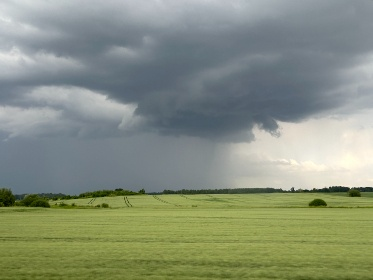
#> input picture InHouseModelTraining/Classification/Images/Unsorted/NotWater/NotWater_scenery_0.jpg, 373 x 280 px
$ python -i visual_metrics.py   (imports and definitions only)   (older library calls are emulated)
#> lines starting #> are read from the running program, lines starting #| are printed output that depends on the picture; after the words box and inside, x2 and y2 are one past the last pixel; in counts of white or black regions, pixels touching at a corner belong together
from __future__ import annotations

from typing import Dict

import numpy as np
from PIL import Image, ImageFilter

try:
    import cv2  # type: ignore

    _HAS_CV2 = True
except Exception:  # pragma: no cover
    cv2 = None
    _HAS_CV2 = False

REFERENCE_COLOR = np.array([140, 180, 200], dtype=np.float32)  # light aqua baseline


def _to_rgb_array(img: Image.Image) -> np.ndarray:
    return np.array(img.convert("RGB"))


def _edge_density(gray: np.ndarray) -> float:
    if _HAS_CV2:
        edges = cv2.Canny(gray, 50, 150)
    else:
        edges = np.array(Image.fromarray(gray).filter(ImageFilter.FIND_EDGES))
    density = float(np.count_nonzero(edges)) / (edges.size) * 100.0
    return float(np.clip(density, 0.0, 100.0))


def _sharpness_variance(gray: np.ndarray) -> float:
    if _HAS_CV2:
        lap_var = cv2.Laplacian(gray, cv2.CV_64F).var()
    else:
        gy, gx = np.gradient(gray.astype(np.float32))
        lap_var = np.var(gx) + np.var(gy)
    # map variance (clarity) to 0-100 turbidity proxy (inverse relation)
    clarity = float(np.clip((lap_var / 1200.0) * 100.0, 0.0, 100.0))
    turbidity = float(np.clip(100.0 - clarity, 0.0, 100.0))
    return turbidity


def _color_deviation(rgb: np.ndarray) -> float:
    diff = np.linalg.norm(rgb.astype(np.float32) - REFERENCE_COLOR, axis=2)
    deviation = float(np.clip(diff.mean() / 3.0, 0.0, 100.0))
    return deviation


def _foam_proxy(rgb: np.ndarray) -> float:
    mean_channel = rgb.mean(axis=2)
    std_channel = rgb.std(axis=2)
    foam_mask = (mean_channel > 220) & (std_channel < 18)
    ratio = float(foam_mask.mean() * 100.0)
    return float(np.clip(ratio, 0.0, 100.0))


def compute_visual_metrics(img: Image.Image) -> Dict[str, float]:
    """Compute heuristic visual metrics used by scoring pipeline."""

    rgb = _to_rgb_array(img)
    gray = rgb if rgb.ndim == 2 else rgb[:, :, 0] * 0
    if rgb.ndim == 3:
        if _HAS_CV2:
            gray = cv2.cvtColor(rgb, cv2.COLOR_RGB2GRAY)
        else:
            gray = np.array(img.convert("L"))

    edge_density = _edge_density(gray)
    turbidity_proxy = _sharpness_variance(gray)
    color_deviation = _color_deviation(rgb)
    foam_proxy = _foam_proxy(rgb)

    return {
        "turbidity_proxy": turbidity_proxy,
        "color_deviation": color_deviation,
        "foam_proxy": foam_proxy,
        "edge_density": edge_density,
    }

>>> from PIL import Image
>>> picture = Image.open('../../../InHouseModelTraining/Classification/Images/Unsorted/NotWater/NotWater_scenery_0.jpg')
#> picture is the input picture: PIL image 373x280 RGB; mean R, G, B 135.1, 144.2, 125.5
>>> result = compute_visual_metrics(picture)
#> in compute_visual_metrics, `gray = rgb if rgb.ndim == 2 else rgb[:, :, 0] * 0`: gray: shape (280, 373); every value is 0
#> in compute_visual_metrics, `gray = cv2.cvtColor(rgb, cv2.COLOR_RGB2GRAY)`:
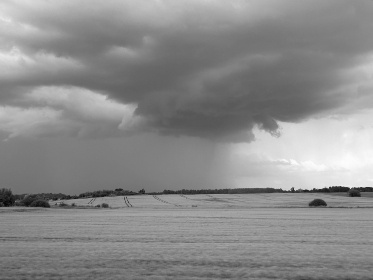
#> gray: shape (280, 373); min 5, max 253, mean 139.4
#> in _edge_density, `edges = cv2.Canny(gray, 50, 150)`:
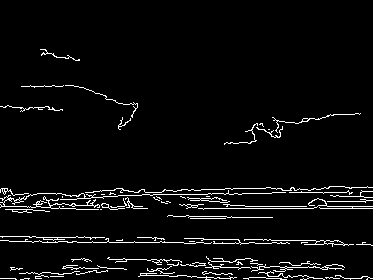
#> edges: shape (280, 373); 4.4% white in thin lines or dots, all inside (x1, y1, x2, y2) = (0, 49, 373, 280)
#> in _edge_density, `density = float(np.count_nonzero(edges)) / (edges.size) * 100.0`: density = 4.45
#> in _sharpness_variance, `lap_var = cv2.Laplacian(gray, cv2.CV_64F).var()`: lap_var = 267.5
#> in _sharpness_variance, `clarity = float(np.clip((lap_var / 1200.0) * 100.0, 0.0, 100.0))`: clarity = 22.29
#> in _sharpness_variance, `turbidity = float(np.clip(100.0 - clarity, 0.0, 100.0))`: turbidity = 77.71
#> in _color_deviation, `diff = np.linalg.norm(rgb.astype(np.float32) - REFERENCE_COLOR, axis=2)`:
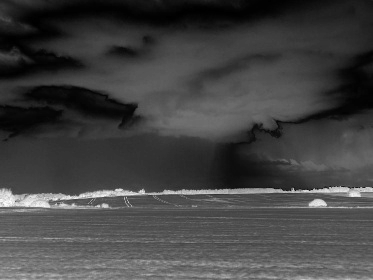
#> diff: shape (280, 373) float32; min 31.06, max 298.6, mean 101; drawn with min black and max white
#> in _color_deviation, `deviation = float(np.clip(diff.mean() / 3.0, 0.0, 100.0))`: deviation = 33.68
#> in _foam_proxy, `std_channel = rgb.std(axis=2)`:
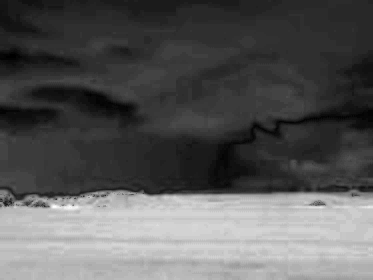
#> std_channel: shape (280, 373) float64; min 0, max 41.7, mean 14.6; drawn with min black and max white
#> in _foam_proxy, `foam_mask = (mean_channel > 220) & (std_channel < 18)`:
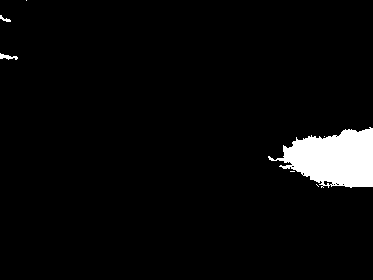
#> foam_mask: shape (280, 373) bool; 4% white; 7 white regions (4 under 20 px), largest, box (x1, y1, x2, y2) and area: (268, 127, 373, 188) 4110, (0, 53, 18, 60) 63, (0, 15, 11, 22) 33
#> in _foam_proxy, `ratio = float(foam_mask.mean() * 100.0)`: ratio = 4.04
#> result = {'turbidity_proxy': 77.71, 'color_deviation': 33.68, 'foam_proxy': 4.04, 'edge_density': 4.45}

$ run again, on InHouseModelTraining/Classification/Images/Unsorted/NotWater/NotWater_scenery_1.jpg
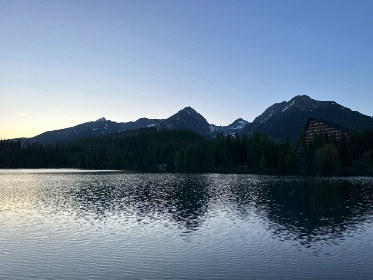
#> input picture InHouseModelTraining/Classification/Images/Unsorted/NotWater/NotWater_scenery_1.jpg, 373 x 280 px
#> picture is the input picture: PIL image 373x280 RGB; mean R, G, B 108.6, 126.9, 147.1
#> in _edge_density, `edges = cv2.Canny(gray, 50, 150)`:
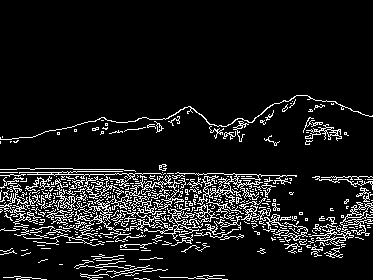
#> edges: shape (280, 373); 9.9% white in thin lines or dots, all inside (x1, y1, x2, y2) = (0, 95, 373, 280)
#> density = 9.85
#> lap_var = 2491.3
#> clarity = 100
#> turbidity = 0
#> deviation = 38.88
#> in _foam_proxy, `foam_mask = (mean_channel > 220) & (std_channel < 18)`:
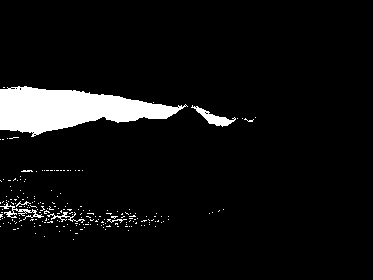
#> foam_mask: shape (280, 373) bool; 6.2% white; 208 white regions (202 under 20 px), largest, box (x1, y1, x2, y2) and area: (0, 86, 188, 137) 5363, (191, 105, 236, 127) 308, (0, 202, 44, 220) 187, (47, 212, 85, 223) 103, (107, 219, 127, 223) 32, (16, 201, 31, 207) 25
#> ratio = 6.2
#> result = {'turbidity_proxy': 0, 'color_deviation': 38.88, 'foam_proxy': 6.2, 'edge_density': 9.85}
